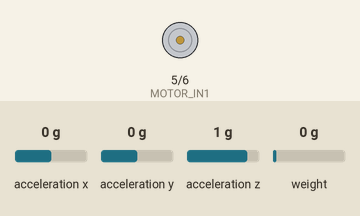
This sketch was run on a simulated Arduino Uno, built with avr-gcc and run on an emulated ATmega328P. On the bench: motor-driver pin pairs drawn as motors (green arrow = first pin HIGH = forward, orange = second pin HIGH = backward, longer = more drive, scaled by the enable pin). Wiring (inferred from the names in the program): MPU-6050 motion sensor at I2C address 0x68. Inputs (shaded band) come from the test bench; at power-on: acceleration x 0 g, acceleration y 0 g, acceleration z 1 g, weight on the scale 0 g. Storage starts empty; what the sketch prints to the serial monitor is not drawn. At 16.4 s the program stops and its outputs stay as they are.

Above: at 16.5 s.
Timing chart, 0 to 17.9 s (numbered marks = the images above):
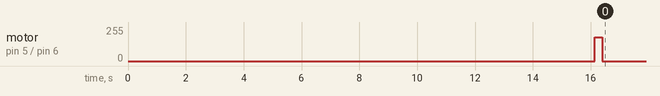

Measured:
- by itself, motor on pin 5 (MOTOR_IN1) / pin 6 (MOTOR_IN2): stopped → forward 180/255 at 16.1 s, → stopped 0.26 s later

The sketch:

durability_test.ino
```cpp
/*
 * Truck Shock Absorber Durability Test Bench
 * Arduino Uno - Main Firmware
 *
 * Hardware:
 *   - MPU6050  : I2C (SDA=A4, SCL=A5)
 *   - HX711    : DOUT=3, SCK=4
 *   - SD Card  : SPI (MOSI=11, MISO=12, SCK=13, CS=10)
 *   - Motor    : IN1=5, IN2=6, EN=9 (BTS7960 or L298N)
 *
 * Data format (CSV):
 *   Time_ms,Cycle,Ax,Ay,Az,Force_kg
 */

#include <Wire.h>
#include <SD.h>
#include <SPI.h>
#include "HX711.h"

// ─── Pin Definitions ───────────────────────────────────────────────────────
#define HX711_DOUT     3
#define HX711_SCK      4
#define MOTOR_IN1      5
#define MOTOR_IN2      6
#define MOTOR_EN       9
#define SD_CS          10

// ─── MPU6050 Registers ─────────────────────────────────────────────────────
#define MPU_ADDR       0x68
#define PWR_MGMT_1     0x6B
#define ACCEL_XOUT_H   0x3B

// ─── Test Parameters ───────────────────────────────────────────────────────
#define TOTAL_CYCLES      10000UL
#define SAMPLE_INTERVAL   50       // ms
#define MOTOR_SPEED       180      // 0-255 PWM
#define CYCLE_HALF_MS     167      // ~3 Hz => period 333ms, half = 167ms

// Failure thresholds
#define FORCE_LOSS_THRESHOLD   0.20f  // 20% force reduction
#define RMS_INCREASE_THRESHOLD 0.30f  // 30% RMS increase

// ─── Globals ───────────────────────────────────────────────────────────────
HX711  scale;
File   logFile;

unsigned long cycleCount       = 0;
unsigned long lastSampleTime   = 0;
unsigned long lastCycleTime    = 0;
bool          motorDirection   = true;

float baselineForce   = 0.0f;
float baselineRMS     = 0.0f;
bool  baselineSet     = false;
bool  faultDetected   = false;

// Running RMS window (last 20 samples of Az)
#define RMS_WINDOW 20
int16_t azWindow[RMS_WINDOW];
uint8_t azIndex = 0;

// ─── Setup ─────────────────────────────────────────────────────────────────
void setup() {
  Serial.begin(115200);
  Serial.println(F("=== Truck Shock Absorber Durability Test Bench ==="));

  // Motor pins
  pinMode(MOTOR_IN1, OUTPUT);
  pinMode(MOTOR_IN2, OUTPUT);
  pinMode(MOTOR_EN,  OUTPUT);
  motorStop();

  // MPU6050 init
  Wire.begin();
  Wire.beginTransmission(MPU_ADDR);
  Wire.write(PWR_MGMT_1);
  Wire.write(0x00);  // Wake up MPU6050
  Wire.endTransmission(true);
  Serial.println(F("MPU6050 initialized"));

  // HX711 init
  scale.begin(HX711_DOUT, HX711_SCK);
  scale.set_scale(2280.f);  // Calibration factor – adjust per your load cell
  scale.tare();
  Serial.println(F("HX711 tared"));

  // SD Card init
  if (!SD.begin(SD_CS)) {
    Serial.println(F("SD card initialization FAILED. Halting."));
    while (true);
  }
  Serial.println(F("SD card initialized"));

  // Create or append log file
  logFile = SD.open("log.csv", FILE_WRITE);
  if (!logFile) {
    Serial.println(F("Failed to open log.csv. Halting."));
    while (true);
  }
  // Write header if file is empty
  if (logFile.size() == 0) {
    logFile.println(F("Time_ms,Cycle,Ax,Ay,Az,Force_kg"));
  }
  logFile.flush();
  Serial.println(F("Log file ready: log.csv"));

  // Collect baseline (first 100 samples with motor OFF)
  Serial.println(F("Collecting baseline (100 samples)..."));
  collectBaseline();

  Serial.println(F("Starting test..."));
  lastSampleTime = millis();
  lastCycleTime  = millis();
  motorForward();
}

// ─── Loop ──────────────────────────────────────────────────────────────────
void loop() {
  if (cycleCount >= TOTAL_CYCLES || faultDetected) {
    motorStop();
    logFile.close();
    Serial.println(F("Test COMPLETE or FAULT detected."));
    Serial.print(F("Total cycles: "));
    Serial.println(cycleCount);
    while (true);
  }

  unsigned long now = millis();

  // ── Motor cycle toggling at ~3 Hz ──────────────────────────────────────
  if (now - lastCycleTime >= CYCLE_HALF_MS) {
    lastCycleTime = now;
    if (motorDirection) {
      motorReverse();
      motorDirection = false;
    } else {
      motorForward();
      motorDirection = true;
      cycleCount++;
    }
  }

  // ── Data sampling every SAMPLE_INTERVAL ms ─────────────────────────────
  if (now - lastSampleTime >= SAMPLE_INTERVAL) {
    lastSampleTime = now;

    int16_t ax, ay, az;
    readMPU6050(ax, ay, az);

    float force = scale.get_units(1);
    if (force < 0) force = 0;

    // Update RMS window
    azWindow[azIndex % RMS_WINDOW] = az;
    azIndex++;
    float rms = computeRMS();

    // Set baseline after 20 warm-up samples
    if (!baselineSet && azIndex >= RMS_WINDOW) {
      baselineForce = force;
      baselineRMS   = rms;
      baselineSet   = true;
      Serial.print(F("Baseline Force: ")); Serial.print(baselineForce);
      Serial.print(F(" kg | Baseline RMS: ")); Serial.println(baselineRMS);
    }

    // Failure detection
    if (baselineSet) {
      faultDetected = checkFault(force, rms);
    }

    // Log to SD
    logFile.print(now);        logFile.print(',');
    logFile.print(cycleCount); logFile.print(',');
    logFile.print(ax);         logFile.print(',');
    logFile.print(ay);         logFile.print(',');
    logFile.print(az);         logFile.print(',');
    logFile.println(force);
    logFile.flush();

    // Serial monitor
    Serial.print(F("Cycle:")); Serial.print(cycleCount);
    Serial.print(F(" Ax:")); Serial.print(ax);
    Serial.print(F(" Ay:")); Serial.print(ay);
    Serial.print(F(" Az:")); Serial.print(az);
    Serial.print(F(" F:")); Serial.print(force, 2);
    Serial.print(F("kg RMS:")); Serial.println(rms, 4);
  }
}

// ─── MPU6050 ───────────────────────────────────────────────────────────────
void readMPU6050(int16_t &ax, int16_t &ay, int16_t &az) {
  Wire.beginTransmission(MPU_ADDR);
  Wire.write(ACCEL_XOUT_H);
  Wire.endTransmission(false);
  Wire.requestFrom((uint8_t)MPU_ADDR, (uint8_t)6, (uint8_t)true);

  ax = (Wire.read() << 8) | Wire.read();
  ay = (Wire.read() << 8) | Wire.read();
  az = (Wire.read() << 8) | Wire.read();
}

// ─── RMS Calculation ───────────────────────────────────────────────────────
float computeRMS() {
  long sum = 0;
  for (uint8_t i = 0; i < RMS_WINDOW; i++) {
    sum += (long)azWindow[i] * azWindow[i];
  }
  return sqrt((float)sum / RMS_WINDOW);
}

// ─── Fault Detection ───────────────────────────────────────────────────────
bool checkFault(float currentForce, float currentRMS) {
  if (baselineForce > 0) {
    float forceLoss = (baselineForce - currentForce) / baselineForce;
    if (forceLoss > FORCE_LOSS_THRESHOLD) {
      Serial.println(F("!!! FAULT: Force loss > 20% !!!"));
      return true;
    }
  }
  if (baselineRMS > 0) {
    float rmsIncrease = (currentRMS - baselineRMS) / baselineRMS;
    if (rmsIncrease > RMS_INCREASE_THRESHOLD) {
      Serial.println(F("!!! FAULT: RMS vibration increase > 30% !!!"));
      return true;
    }
  }
  return false;
}

// ─── Baseline Collection ───────────────────────────────────────────────────
void collectBaseline() {
  float sumForce = 0;
  long  sumAz2   = 0;

  for (uint8_t i = 0; i < 100; i++) {
    int16_t ax, ay, az;
    readMPU6050(ax, ay, az);
    float f = scale.get_units(1);
    if (f < 0) f = 0;
    sumForce += f;
    sumAz2   += (long)az * az;
    delay(SAMPLE_INTERVAL);
  }

  baselineForce = sumForce / 100.0f;
  baselineRMS   = sqrt((float)sumAz2 / 100.0f);
  baselineSet   = true;

  Serial.print(F("Baseline | Force: "));
  Serial.print(baselineForce);
  Serial.print(F(" kg | RMS: "));
  Serial.println(baselineRMS);
}

// ─── Motor Control ─────────────────────────────────────────────────────────
void motorForward() {
  digitalWrite(MOTOR_IN1, HIGH);
  digitalWrite(MOTOR_IN2, LOW);
  analogWrite(MOTOR_EN, MOTOR_SPEED);
}

void motorReverse() {
  digitalWrite(MOTOR_IN1, LOW);
  digitalWrite(MOTOR_IN2, HIGH);
  analogWrite(MOTOR_EN, MOTOR_SPEED);
}

void motorStop() {
  digitalWrite(MOTOR_IN1, LOW);
  digitalWrite(MOTOR_IN2, LOW);
  analogWrite(MOTOR_EN, 0);
}
```
